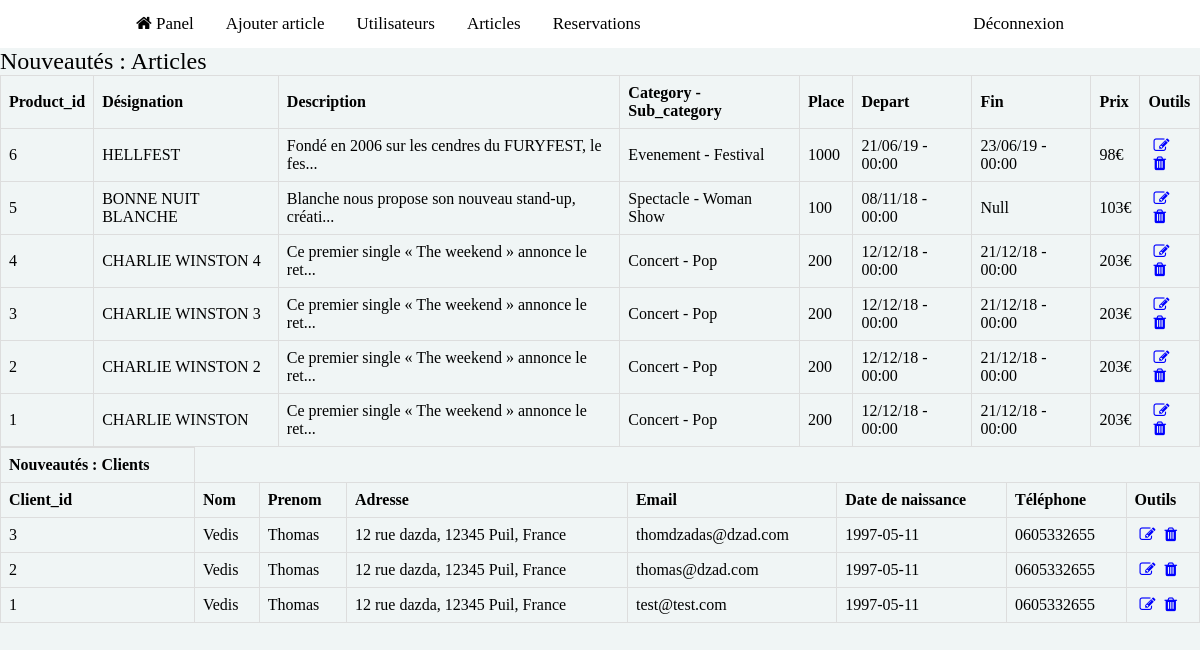
The app's page /admin/admin_panel.php with its own data.
### tables this page shows
CREATE TABLE product(
		product_id SERIAL PRIMARY KEY,
		image VARCHAR(128) NOT NULL,
		designation VARCHAR(128) NOT NULL UNIQUE,
		address VARCHAR(128), 
		description TEXT,
		category VARCHAR(64) NOT NULL,
		sub_category VARCHAR(64) NOT NULL,
		places INT NOT NULL,
		departure DATETIME NOT NULL,
		enddate DATETIME ,
		price DOUBLE NOT NULL	

	);

CREATE TABLE client(
		client_id SERIAL PRIMARY KEY,
		avatar VARCHAR(128) DEFAULT 'images/logo_user.png',
		email VARCHAR(128) NOT NULL,
		password VARCHAR(128) NOT NULL,
		civility CHAR(1),
		name VARCHAR(128) NOT NULL,
		firstname VARCHAR(128) NOT NULL,
		address VARCHAR(128), 
		postal_code INTEGER,
		city VARCHAR(32),
		country VARCHAR(32),
		birthday DATE NOT NULL,
		phone CHAR(13)
	);

### admin/includes/utile.php (called while the page is built)
<?php
	function tronquer_texte($texte, $longeur_max = 50) {
		if (strlen($texte) > $longeur_max){
			$texte = substr($texte, 0, $longeur_max);
			$texte .= "...";
		}
		return $texte;
	}
?>

### admin/admin_panel.php (the view, shortened to what this page needs)
<?php
require('includes/utile.php');
$conn = connectionBd();
$get_article ="SELECT * FROM product ORDER BY product_id DESC LIMIT 20";
$res_article = $conn -> prepare($get_article);
$res_article -> execute();
$article = $res_article ->fetchAll();
$get_client = "SELECT * FROM client ORDER BY client_id DESC LIMIT 20";
$res_client = $conn -> prepare($get_client);
$res_client -> execute();
$client = $res_client -> fetchAll();
?>
<!DOCTYPE html>
<html>
<head>
<link rel="stylesheet" href="https://cdnjs.cloudflare.com/ajax/libs/font-awesome/4.7.0/css/font-awesome.min.css">
<link rel="stylesheet" type="text/css" href="style/admin_style.css">
</head>
<body>
<?php include('includes/header.php') ?>
<section class="center;">
	<table>
	<caption>Nouveautés : Articles</caption>
		<thead>
			<tr>
				<th>Product_id</th>
				<th>Désignation</th>
				<th>Description</th>
				<th>Category - Sub_category</th>
				<th>Place</th>
				<th>Depart</th>
				<th>Fin</th>
				<th>Prix</th>
				<th>Outils</th>
			</tr>
		</thead>
		<tbody>
		<?php foreach ($article as $data): ?>
			<tr>
				<td><?=$data['product_id']?></td>
				<td><?=$data['designation']?></td>
				<td><?=tronquer_texte($data['description']) ?></td>
				<td><?=$data['category']?> - <?=$data['sub_category']?></td>
				<td><?=$data['places']?></td>
				<td><?=date('d/m/y - H:i ',strtotime($data['departure']))?></td>
				<td><?php if(empty($data['enddate'])==false){
					echo date('d/m/y - H:i ',strtotime($data['enddate']));}else{echo "Null";}?></td>
				<td><?=$data['price']?>€</td>
				<td>
					<a href="#<?=$data['product_id']?>">
						<i class="fa fa-edit"></i>
					</a>
					<a href="#">
						<i class="fa fa-trash"></i>
					</a>
				</td>
			</tr>
		<?php endforeach ?>
		</tbody>
	</table>
	<table>
		<thead>
			<th>Nouveautés : Clients</th>
			<tr>
				<th>Client_id</th>
				<th>Nom</th>
				<th>Prenom</th>
				<th>Adresse</th>
				<th>Email</th>
				<th>Date de naissance</th>
				<th>Téléphone</th>
				<th>Outils</th>
			</tr>
		</thead>
		<tbody>
		<?php foreach ($client as $data): ?>
			<tr>
				<td><?=$data['client_id']?></td>
				<td><?=$data['firstname']?></td>
				<td><?=$data['name']?></td>
				<td><?php echo $data['address'].', '.$data['postal_code'].' '.$data['city'].', '.$data['country'] ?></td>
				<td><?=$data['email']?></td>
				<td><?=$data['birthday']?></td>
				<td><?=$data['phone']?></td>
				<td>
					<a href="#<?=$data['product_id']?>">
						<i class="fa fa-edit"></i>
					</a>
					<a href="#">
						<i class="fa fa-trash"></i>
					</a>
				</td>
			</tr>
		<?php endforeach ?>
		</tbody>
	</table>
</section>
</body>
</html>

### admin/style/admin_style.css (style rules this page uses)
* { margin: 0; padding: 0; }
body { font-family: Cambria, "Hoefler Text", "Liberation Serif", Times, "Times New Roman", "serif"; width: 100%; background-color: #f0f5f5 ; }
table { border-collapse: collapse; width: 100%; }
table caption { font-size: 1.5em; text-align: left; }
table td, th { border: 1px solid #ddd; padding: 8px; text-align: left; }
table td a { text-decoration: none; color: blue; margin-left: 5px; }

### records on screen
product: product_id "6", designation "HELLFEST", description "Fondé en 2006 sur les cendres du FURYFEST, le fes...", category "Evenement", sub_category "Festival", places "1000", departure "21/06/19 - 00:00", enddate "23/06/19 - 00:00", price "98"
product: product_id "5", designation "BONNE NUIT BLANCHE", description "Blanche nous propose son nouveau stand-up, créati...", category "Spectacle", sub_category "Woman Show", places "100", departure "08/11/18 - 00:00", shows "Null", price "103"
product: product_id "4", designation "CHARLIE WINSTON 4", description "Ce premier single « The weekend » annonce le ret...", category "Concert", sub_category "Pop", places "200", departure "12/12/18 - 00:00", enddate "21/12/18 - 00:00", price "203"
product: product_id "3", designation "CHARLIE WINSTON 3", description "Ce premier single « The weekend » annonce le ret...", category "Concert", sub_category "Pop", places "200", departure "12/12/18 - 00:00", enddate "21/12/18 - 00:00", price "203"
product: product_id "2", designation "CHARLIE WINSTON 2", description "Ce premier single « The weekend » annonce le ret...", category "Concert", sub_category "Pop", places "200", departure "12/12/18 - 00:00", enddate "21/12/18 - 00:00", price "203"
product: product_id "1", designation "CHARLIE WINSTON", description "Ce premier single « The weekend » annonce le ret...", category "Concert", sub_category "Pop", places "200", departure "12/12/18 - 00:00", enddate "21/12/18 - 00:00", price "203"
client: client_id "3", firstname "Vedis", name "Thomas", address "12 rue dazda", postal_code "12345", city "Puil", country "France", email "thomdzadas@dzad.com", birthday "1997-05-11", phone "0605332655"
client: client_id "2", firstname "Vedis", name "Thomas", address "12 rue dazda", postal_code "12345", city "Puil", country "France", email "thomas@dzad.com", birthday "1997-05-11", phone "0605332655"
client: client_id "1", firstname "Vedis", name "Thomas", address "12 rue dazda", postal_code "12345", city "Puil", country "France", email "test@test.com", birthday "1997-05-11", phone "0605332655"
